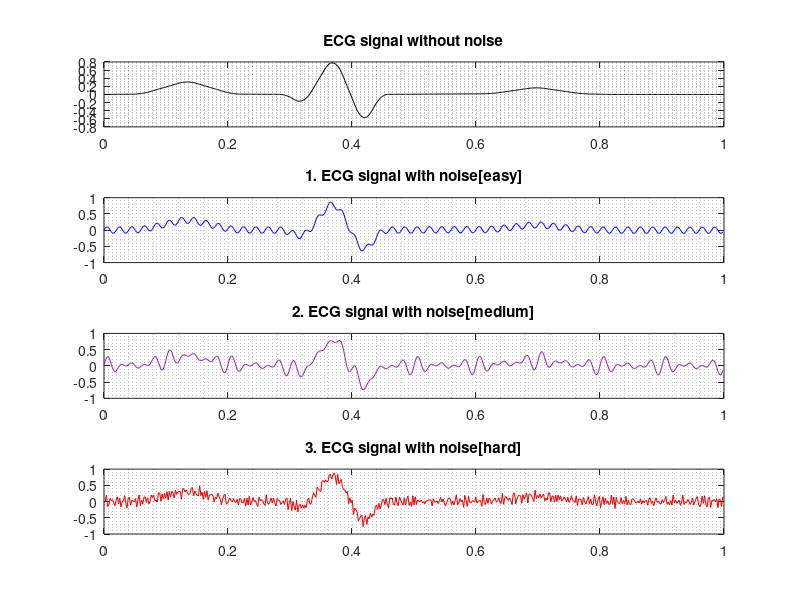

The MATLAB script that drew this image: (Note: this script raises an error after producing the figure.)
%Loading of the ecgdata
ecgdata = load('ecgdata2.dat', '-mat');

%Set verbose ~nan if DFT visualization is wanted.
verbose_dft = nan;
verbose_all_comp = nan;

%extracting the ecgdata into seperate workspace entities
ecg_raw = ecgdata.ecg3;
ecg_noised1 = ecgdata.sig1;
ecg_noised2 = ecgdata.sig2;
ecg_noised3 = ecgdata.sig3;
ecg_t = ecgdata.t;
fs = 512;
ecg_t_single_periode = ecg_t(1:fs);
ecg_T = 1:fs;

%assigning each signal their own plotting color
color_original = [0, 0, 0];
color_noised1 = [0, 0, 0.9];
color_noised2 = [0.5686, 0.1176, 0.7059];
color_noised3 = [0.9, 0, 0];

%plotting of the raw ecg, and the noised signals.
figure('Name', 'All signals');
subplot(4, 1, 1);
plot(ecg_t_single_periode, ecg_raw(ecg_T), 'color', color_original);
grid minor
title('ECG signal without noise');

subplot(4, 1, 2);
plot(ecg_t_single_periode, ecg_noised1(ecg_T), 'color', color_noised1);
grid minor
title('1. ECG signal with noise[easy]');

subplot(4, 1, 3);
plot(ecg_t_single_periode, ecg_noised2(ecg_T), 'color', color_noised2);
grid minor
title('2. ECG signal with noise[medium]');

subplot(4, 1, 4);
plot(ecg_t_single_periode, ecg_noised3(ecg_T), 'color', color_noised3);
grid minor
title('3. ECG signal with noise[hard]');

%%%%%%%%%%%%%%%%%% 1. Noised signal %%%%%%%%%%%%%%%%%%%

%%%%%%%%%%%%%%%%%% DFT analysis %%%%%%%%%%%%%%%%%%%

%DFT analysis of the first signal
[DFT_ABS_noised1, DFT_ANG_noised1] = fanalyse(ecg_noised1(ecg_T), length(ecg_T), fs, verbose_dft);
DFT_ecg_noised1 = DFT_ABS_noised1 .* exp(1i * DFT_ANG_noised1);
%DFT_ecg_noised1_single_periode = DFT_ecg_noised1(1:length(ecg_T);

%From reading the components of the DFT, identified manually
DFT_ecg_noised1(463) = 0;
DFT_ecg_noised1(51) = 0;

%%%%%%%%%%%%%%%%%% FIR FILTER %%%%%%%%%%%%%%%%%%%

%applying the designed filter to the first signal.
%the filter was designed with the noise parameters estimated to be about
%A=0.1 and T_s = 0.02.

lowpass_designfilt = designfilt('lowpassfir', 'PassbandFrequency', 13, 'StopbandFrequency', 25, 'PassbandRipple', 1, 'StopbandAttenuation', 30, 'SampleRate', 512);

ecg_noised1_lowpass_filtered = filter(lowpass_designfilt, ecg_noised1);

%Canceling the delay caused by the filtering
ecg_noised1_lowpass_filtered_shifted = negate_filter_delay(lowpass_designfilt, ecg_t, ecg_noised1_lowpass_filtered);


if ~isnan(verbose_all_comp)
    %plotting the results of the filtering compared to manual DFT processing.
    figure('Name', ' 1. ECG signal processing');

    subplot(5, 1, 1);
    plot(ecg_t_single_periode, ecg_raw(ecg_T), 'color', color_original);
    grid minor
    title('Signal without noise');

    subplot(5, 1, 2);
    plot(ecg_t_single_periode, ecg_noised1(ecg_T), 'color', color_noised1);
    grid minor
    title('Signal with noise');

    subplot(5, 1, 3);
    plot(ecg_t_single_periode, ecg_noised1_lowpass_filtered(ecg_T), 'color', color_noised1);
    grid minor
    title('Lowpass filtered, non-shifted signal');

    subplot(5, 1, 4);
    plot(ecg_t_single_periode, ecg_noised1_lowpass_filtered_shifted(ecg_T), 'color', color_noised1);
    grid minor
    title('Lowpass filtered and shifted signal');

    subplot(5, 1, 5);
    plot(ecg_t_single_periode, real(ifft(DFT_ecg_noised1(ecg_T))), 'color', color_noised1);
    grid minor
    title('DFT reconstructed signal, n = 51 = 463 = 0');
end

%%%%%%%%%%%%%%%%%% 2. Noised signal %%%%%%%%%%%%%%%%%%%

%%%%%%%%%%%%%%%%%% DFT analysis %%%%%%%%%%%%%%%%%%%

[DFT_ABS_noised2, DFT_ANG_noised2] = fanalyse(ecg_noised2(ecg_T), length(ecg_T), fs, verbose_dft);
DFT_ecg_noised2 = DFT_ABS_noised2 .* exp(1i * DFT_ANG_noised2);

DFT_ecg_noised2(463) = 0;
DFT_ecg_noised2(51) = 0;

DFT_ecg_noised2(473) = 0;
DFT_ecg_noised2(41) = 0;

DFT_ecg_noised2(483) = 0;
DFT_ecg_noised2(31) = 0;

%%%%%%%%%%%%%%%%%% FIR FILTER %%%%%%%%%%%%%%%%%%%

ecg_noised2_lowpass_filtered = filter(lowpass_designfilt, ecg_noised2);

ecg_noised2_lowpass_filtered_shifted = negate_filter_delay(lowpass_designfilt, ecg_t, ecg_noised2_lowpass_filtered);

if ~isnan(verbose_all_comp)
    figure('Name', '2. ECG signal processing');
    subplot(5, 1, 1);
    plot(ecg_t_single_periode, ecg_raw(ecg_T), 'color', color_original);
    grid minor
    title('ECG signal without noise');

    subplot(5, 1, 2);
    plot(ecg_t_single_periode, ecg_noised2(ecg_T), 'color', color_noised2);
    grid minor
    title('2. ECG signal with noise');

    subplot(5, 1, 3);
    plot(ecg_t_single_periode, ecg_noised2_lowpass_filtered(ecg_T), 'color', color_noised2);
    grid minor
    title('Lowpass filtered, non-shifted signal');

    subplot(5, 1, 4);
    plot(ecg_t_single_periode, ecg_noised2_lowpass_filtered_shifted(ecg_T), 'color', color_noised2);
    grid minor
    title('Lowpass filtered and shifted signal');

    subplot(5, 1, 5);
    plot(ecg_t_single_periode, real(ifft(DFT_ecg_noised2(ecg_T))), 'color', color_noised2);
    grid minor
    title('2. ECG signal reconstructed after DFT component removal');
end

%%%%%%%%%%%%%%%%%% 3. Noised signal %%%%%%%%%%%%%%%%%%%

%%%%%%%%%%%%%%%%%% DFT analysis %%%%%%%%%%%%%%%%%%%

[DFT_ABS_noised3, DFT_ANG_noised3] = fanalyse(ecg_noised3(ecg_T), length(ecg_T), fs, verbose_dft);
DFT_ecg_noised3 = DFT_ABS_noised3 .* exp(1i * DFT_ANG_noised3);

%DFT_ecg_noised3(463) = 0;
%DFT_ecg_noised3(51) = 0;

%DFT_ecg_noised3(473) = 0;
%DFT_ecg_noised3(41) = 0;

%DFT_ecg_noised3(483) = 0;
%DFT_ecg_noised3(31) = 0;

DFT_ecg_noised3(20:490) = 0;

%%%%%%%%%%%%%%%%%% FIR FILTER %%%%%%%%%%%%%%%%%%%

ecg_noised3_lowpass_filtered = filter(lowpass_designfilt, ecg_noised3);

%Canceling the delay caused by the filtering
ecg_noised3_lowpass_filtered_shifted = negate_filter_delay(lowpass_designfilt, ecg_t, ecg_noised3_lowpass_filtered);

if ~isnan(verbose_all_comp)
    figure('Name', '3. ECG signal processing');
    subplot(5, 1, 1);
    plot(ecg_t_single_periode, ecg_raw(ecg_T), 'color', color_original);
    grid minor
    title('ECG signal without noise');

    subplot(5, 1, 2);
    plot(ecg_t_single_periode, ecg_noised3(ecg_T), 'color', color_noised3);
    grid minor
    title('3. ECG signal with noise');

    subplot(5, 1, 3);
    plot(ecg_t_single_periode, ecg_noised3_lowpass_filtered(ecg_T), 'color', color_noised3);
    grid minor
    title('Lowpass filtered, non-shifted signal');

    subplot(5, 1, 4);
    plot(ecg_t_single_periode, ecg_noised3_lowpass_filtered_shifted(ecg_T), 'color', color_noised3);
    grid minor
    title('Lowpass filtered and shifted signal');

    subplot(5, 1, 5);
    plot(ecg_t_single_periode, real(ifft(DFT_ecg_noised3(ecg_T))), 'color', color_noised3);
    grid minor
    title('3. ECG signal reconstructed after DFT component removal');
end

%%%%%%%%%%%%%%%%%%%%%%%%%%%% Final result plotting %%%%%%%%%%%%%%%%%%%%%

%%%%%%%%%%%%%%%% 1. signal %%%%%%%%%%%%%%%%%%%%%%%%%%%%
figure('Name', 'Final result 1. signal[easy]');
org_1 = plot(ecg_t_single_periode, ecg_raw(ecg_T), 'color', color_original);
hold on
grid minor
lp_s1 = plot(ecg_t_single_periode, ecg_noised1_lowpass_filtered_shifted(ecg_T), 'r');
hold on
dft_r1 = plot(ecg_t_single_periode, real(ifft(DFT_ecg_noised1(ecg_T))), 'b');
hold off
legend([org_1, lp_s1, dft_r1], 'Original signal', 'Lowpass shifted signal', 'Manual DFT reconstruction');

%%%%%%%%%%%%%%%% 2. signal %%%%%%%%%%%%%%%%%%%%%%%%%%%%
figure('Name', 'Final result 2. signal[medium]');
org_2 = plot(ecg_t_single_periode, ecg_raw(ecg_T), 'color', color_original);
hold on
grid minor
lp_s2 = plot(ecg_t_single_periode, ecg_noised2_lowpass_filtered_shifted(ecg_T), 'r');
hold on
dft_r2 = plot(ecg_t_single_periode, real(ifft(DFT_ecg_noised2(ecg_T))), 'b');
hold off
legend([org_2, lp_s2, dft_r2], 'Original signal', 'Lowpass shifted signal', 'Manual DFT reconstruction');

%%%%%%%%%%%%%%%% 1. signal %%%%%%%%%%%%%%%%%%%%%%%%%%%%
figure('Name', 'Final result 3. signal[hard]');
org_3 = plot(ecg_t_single_periode, ecg_raw(ecg_T), 'color', color_original);
hold on
grid minor
lp_s3 = plot(ecg_t_single_periode, ecg_noised3_lowpass_filtered_shifted(ecg_T), 'r');
hold on
dft_r3 = plot(ecg_t_single_periode, real(ifft(DFT_ecg_noised3(ecg_T))), 'b');
hold off
legend([org_3, lp_s3, dft_r3], 'Original signal', 'Lowpass shifted signal', 'Manual DFT reconstruction');
